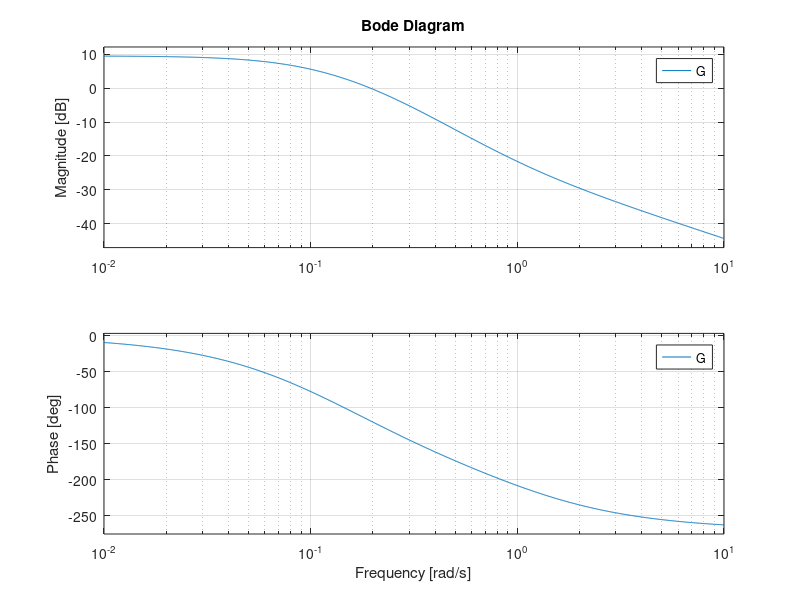
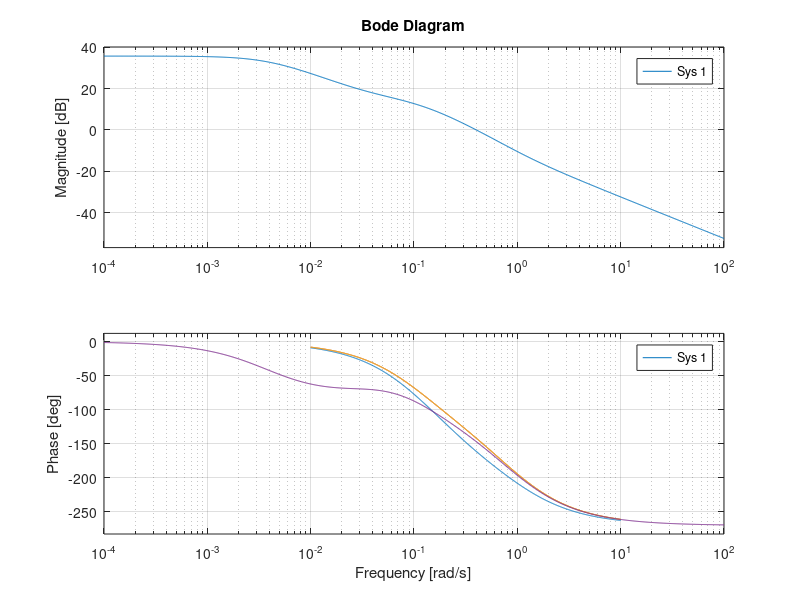
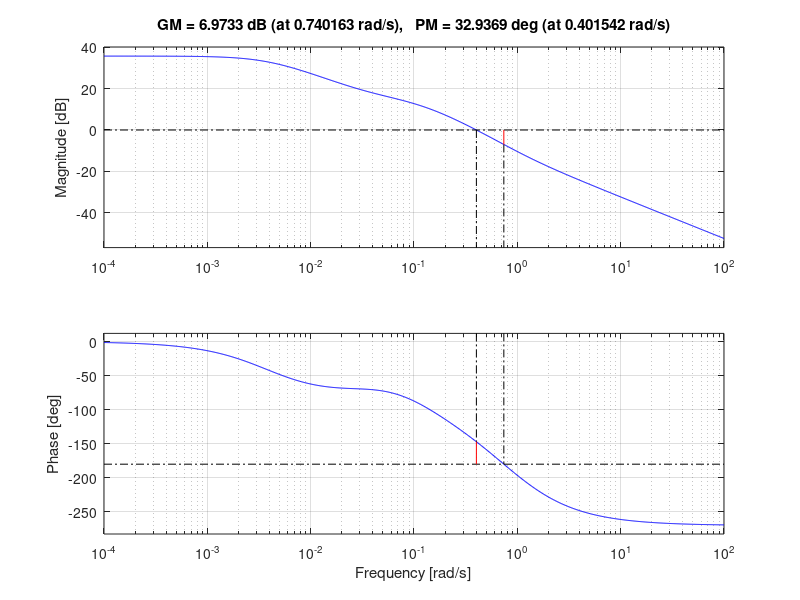
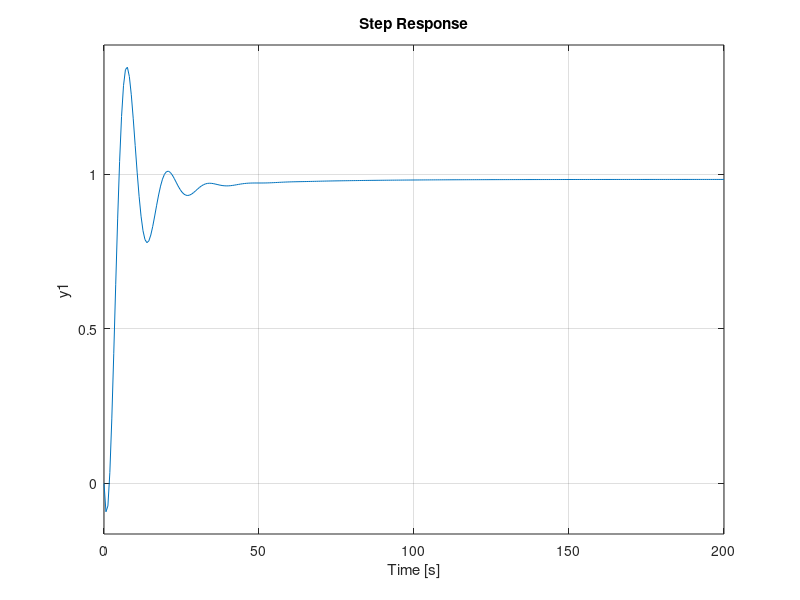

MATLAB code for these plots, in order: (Note: this script raises an error after producing the figures.)
%% Computer exercise 1
% Sujet Phodapol 2022

%% clear
clc;
clear all;
close all;
%% ===== 4.1 =====
%% Plant
s = tf('s');
G = 3*(-s+1)/((5*s+1)*(10*s+1));
figure, bode(G);

%% design controller
figure, bode(G)
hold on
% Lead controller
wc = 0.4;
[m,phase] = bode(G,wc);
phi = 30 - (phase - 180); % -> to graph beta
beta = 0.5; % beta = 1/a
Td = 1/(wc*sqrt(beta));
F_lead = (Td *s +1)/(beta*Td*s+1);
[m,phase] = bode(F_lead*G,wc);
bode(F_lead*G)
K = 1/m;
bode(K*F_lead*G)

% Lag controller
gamma = 0.1; %beta; %small -> gain bigger at low frequency -> smaller 
TI = 10/wc;
F_lag = (TI*s+1)/(TI*s+gamma);
bode(K*F_lead*F_lag*G);
figure,margin(K*F_lead*F_lag*G);
sysc = K*F_lead*F_lag;
syscl = feedback(sysc*G,1);
figure,step(syscl);

%% Bandwidth
bandwidth(syscl);
figure,step(syscl);
stepinfo(syscl)
peak = getPeakGain(syscl); % magnitude
Mt = 20*log10(peak); % in dB

%% ===== 4.2 =====


















%% design controller
phi = 12;
w = 0.4;
a = (1+sind(phi))/(1-sind(phi));
T = 1/(w*sqrt(a));
sysle = 1/a*(a*T*s+1)/(T*s+1);
hold on;
sysg = G*sysle;
bode(sysg);

%% Lag
T2 = 10/w;
b = a;
syslg = b*(T2*s+1)/(b*T2*s+1);
sysg2 = sysg*syslg;
bode(sysg2);
[m,phase] = bode(sysg2,w);
%phase margin > 30, cross over 0.4 rad
%% step
L = 1/m;
bode(L*sysg2);
syscl = feedback(L*sysg2,1);
figure,margin(L*sysg2);
figure, step(syscl)



